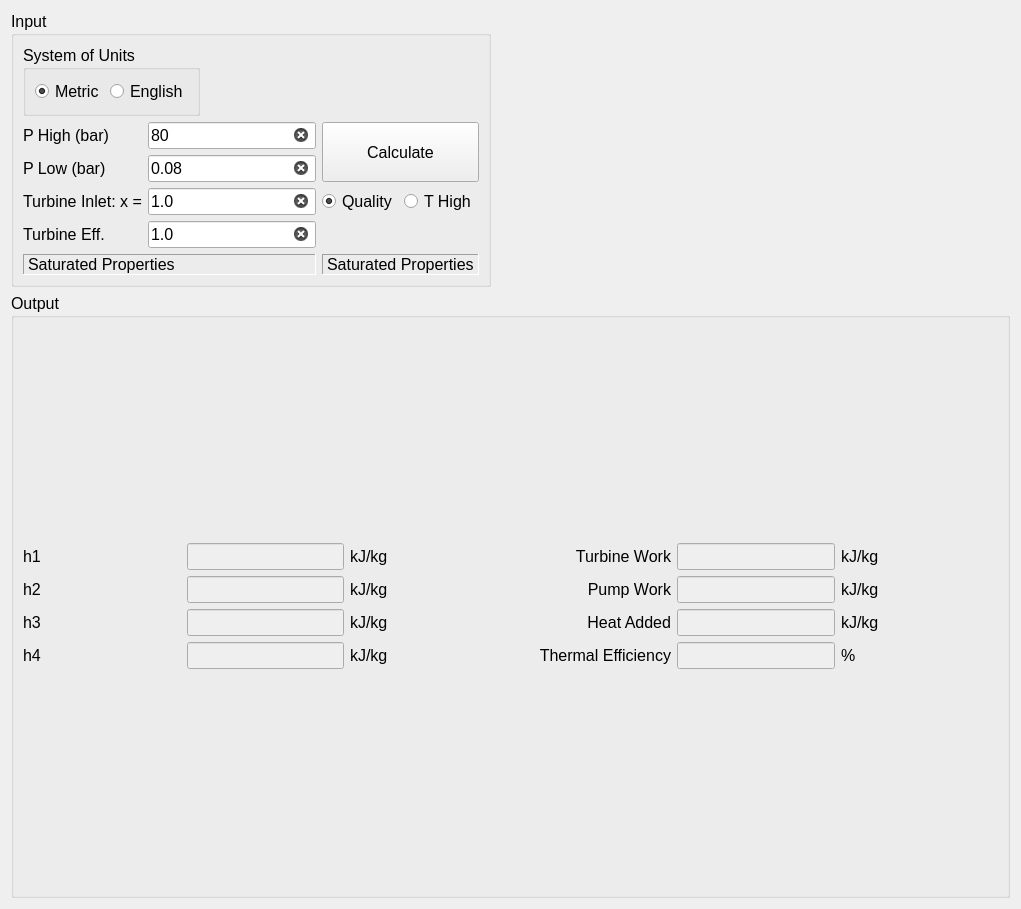
<?xml version="1.0" encoding="UTF-8"?>
<ui version="4.0">
 <class>Form</class>
 <widget class="QWidget" name="Form">
  <property name="geometry">
   <rect>
    <x>0</x>
    <y>0</y>
    <width>1021</width>
    <height>909</height>
   </rect>
  </property>
  <property name="windowTitle">
   <string>Form</string>
  </property>
  <layout class="QVBoxLayout" name="mainVerticalLayout">
   <item>
    <layout class="QVBoxLayout" name="widgetsVerticalLayout">
     <item>
      <widget class="QGroupBox" name="gb_Input">
       <property name="sizePolicy">
        <sizepolicy hsizetype="Preferred" vsizetype="Preferred">
         <horstretch>0</horstretch>
         <verstretch>0</verstretch>
        </sizepolicy>
       </property>
       <property name="font">
        <font>
         <pointsize>12</pointsize>
        </font>
       </property>
       <property name="title">
        <string>Input</string>
       </property>
       <layout class="QVBoxLayout" name="gb_InputVerticalLayout">
        <property name="sizeConstraint">
         <enum>QLayout::SetFixedSize</enum>
        </property>
        <item>
         <layout class="QGridLayout" name="gridLayoutInput">
          <item row="6" column="0">
           <widget class="QLabel" name="label">
            <property name="font">
             <font>
              <pointsize>12</pointsize>
             </font>
            </property>
            <property name="text">
             <string>Turbine Eff.</string>
            </property>
            <property name="textFormat">
             <enum>Qt::PlainText</enum>
            </property>
           </widget>
          </item>
          <item row="4" column="2">
           <widget class="QRadioButton" name="rdo_Quality">
            <property name="font">
             <font>
              <pointsize>12</pointsize>
             </font>
            </property>
            <property name="text">
             <string>Quality</string>
            </property>
            <property name="checked">
             <bool>true</bool>
            </property>
           </widget>
          </item>
          <item row="2" column="2" rowspan="2" colspan="2">
           <widget class="QPushButton" name="btn_Calculate">
            <property name="sizePolicy">
             <sizepolicy hsizetype="Minimum" vsizetype="Preferred">
              <horstretch>0</horstretch>
              <verstretch>0</verstretch>
             </sizepolicy>
            </property>
            <property name="font">
             <font>
              <pointsize>12</pointsize>
             </font>
            </property>
            <property name="text">
             <string>Calculate</string>
            </property>
           </widget>
          </item>
          <item row="3" column="0">
           <widget class="QLabel" name="lbl_PLow">
            <property name="sizePolicy">
             <sizepolicy hsizetype="Preferred" vsizetype="Preferred">
              <horstretch>0</horstretch>
              <verstretch>0</verstretch>
             </sizepolicy>
            </property>
            <property name="font">
             <font>
              <pointsize>12</pointsize>
             </font>
            </property>
            <property name="text">
             <string>P Low (bar)</string>
            </property>
           </widget>
          </item>
          <item row="4" column="3">
           <widget class="QRadioButton" name="rdo_THigh">
            <property name="font">
             <font>
              <pointsize>12</pointsize>
             </font>
            </property>
            <property name="text">
             <string>T High</string>
            </property>
           </widget>
          </item>
          <item row="2" column="1">
           <widget class="QLineEdit" name="le_PHigh">
            <property name="sizePolicy">
             <sizepolicy hsizetype="Preferred" vsizetype="Fixed">
              <horstretch>0</horstretch>
              <verstretch>0</verstretch>
             </sizepolicy>
            </property>
            <property name="maximumSize">
             <size>
              <width>200</width>
              <height>16777215</height>
             </size>
            </property>
            <property name="baseSize">
             <size>
              <width>100</width>
              <height>0</height>
             </size>
            </property>
            <property name="font">
             <font>
              <pointsize>12</pointsize>
             </font>
            </property>
            <property name="toolTip">
             <string>Enter the high pressure isobar pressure</string>
            </property>
            <property name="toolTipDuration">
             <number>1</number>
            </property>
            <property name="text">
             <string>80</string>
            </property>
            <property name="placeholderText">
             <string>enter a value for the high pressure isobar</string>
            </property>
            <property name="clearButtonEnabled">
             <bool>true</bool>
            </property>
           </widget>
          </item>
          <item row="4" column="0">
           <widget class="QLabel" name="lbl_TurbineInletCondition">
            <property name="sizePolicy">
             <sizepolicy hsizetype="Preferred" vsizetype="Preferred">
              <horstretch>0</horstretch>
              <verstretch>0</verstretch>
             </sizepolicy>
            </property>
            <property name="font">
             <font>
              <pointsize>12</pointsize>
             </font>
            </property>
            <property name="text">
             <string>Turbine Inlet: x =</string>
            </property>
           </widget>
          </item>
          <item row="4" column="1">
           <widget class="QLineEdit" name="le_TurbineInletCondition">
            <property name="sizePolicy">
             <sizepolicy hsizetype="Preferred" vsizetype="Fixed">
              <horstretch>0</horstretch>
              <verstretch>0</verstretch>
             </sizepolicy>
            </property>
            <property name="maximumSize">
             <size>
              <width>200</width>
              <height>16777215</height>
             </size>
            </property>
            <property name="baseSize">
             <size>
              <width>100</width>
              <height>0</height>
             </size>
            </property>
            <property name="font">
             <font>
              <pointsize>12</pointsize>
             </font>
            </property>
            <property name="text">
             <string>1.0</string>
            </property>
            <property name="clearButtonEnabled">
             <bool>true</bool>
            </property>
           </widget>
          </item>
          <item row="3" column="1">
           <widget class="QLineEdit" name="le_PLow">
            <property name="sizePolicy">
             <sizepolicy hsizetype="Preferred" vsizetype="Fixed">
              <horstretch>0</horstretch>
              <verstretch>0</verstretch>
             </sizepolicy>
            </property>
            <property name="maximumSize">
             <size>
              <width>200</width>
              <height>16777215</height>
             </size>
            </property>
            <property name="baseSize">
             <size>
              <width>100</width>
              <height>0</height>
             </size>
            </property>
            <property name="font">
             <font>
              <pointsize>12</pointsize>
             </font>
            </property>
            <property name="text">
             <string>0.08</string>
            </property>
            <property name="placeholderText">
             <string>enter a value for the low pressure isobar</string>
            </property>
            <property name="clearButtonEnabled">
             <bool>true</bool>
            </property>
           </widget>
          </item>
          <item row="1" column="0" colspan="2">
           <widget class="QGroupBox" name="gb_UnitsSystem">
            <property name="sizePolicy">
             <sizepolicy hsizetype="Fixed" vsizetype="Preferred">
              <horstretch>0</horstretch>
              <verstretch>0</verstretch>
             </sizepolicy>
            </property>
            <property name="title">
             <string>System of Units</string>
            </property>
            <layout class="QHBoxLayout" name="horizontalLayout">
             <item>
              <widget class="QRadioButton" name="rb_SI">
               <property name="text">
                <string>Metric</string>
               </property>
               <property name="checked">
                <bool>true</bool>
               </property>
              </widget>
             </item>
             <item>
              <widget class="QRadioButton" name="rb_English">
               <property name="text">
                <string>English</string>
               </property>
              </widget>
             </item>
            </layout>
           </widget>
          </item>
          <item row="7" column="0" colspan="2">
           <widget class="QLabel" name="lbl_SatPropHigh">
            <property name="font">
             <font>
              <pointsize>12</pointsize>
             </font>
            </property>
            <property name="frameShape">
             <enum>QFrame::Panel</enum>
            </property>
            <property name="frameShadow">
             <enum>QFrame::Sunken</enum>
            </property>
            <property name="text">
             <string>Saturated Properties</string>
            </property>
           </widget>
          </item>
          <item row="6" column="1">
           <widget class="QLineEdit" name="le_TurbineEff">
            <property name="sizePolicy">
             <sizepolicy hsizetype="Preferred" vsizetype="Fixed">
              <horstretch>0</horstretch>
              <verstretch>0</verstretch>
             </sizepolicy>
            </property>
            <property name="maximumSize">
             <size>
              <width>200</width>
              <height>16777215</height>
             </size>
            </property>
            <property name="baseSize">
             <size>
              <width>100</width>
              <height>0</height>
             </size>
            </property>
            <property name="font">
             <font>
              <pointsize>12</pointsize>
             </font>
            </property>
            <property name="text">
             <string>1.0</string>
            </property>
            <property name="placeholderText">
             <string>turbine isentropic efficiency 0.0&lt;eta&lt;=1.0</string>
            </property>
            <property name="clearButtonEnabled">
             <bool>true</bool>
            </property>
           </widget>
          </item>
          <item row="7" column="2" colspan="2">
           <widget class="QLabel" name="lbl_SatPropLow">
            <property name="font">
             <font>
              <pointsize>12</pointsize>
             </font>
            </property>
            <property name="frameShape">
             <enum>QFrame::Panel</enum>
            </property>
            <property name="frameShadow">
             <enum>QFrame::Sunken</enum>
            </property>
            <property name="text">
             <string>Saturated Properties</string>
            </property>
           </widget>
          </item>
          <item row="2" column="0">
           <widget class="QLabel" name="lbl_PHigh">
            <property name="sizePolicy">
             <sizepolicy hsizetype="Preferred" vsizetype="Preferred">
              <horstretch>0</horstretch>
              <verstretch>0</verstretch>
             </sizepolicy>
            </property>
            <property name="font">
             <font>
              <pointsize>12</pointsize>
             </font>
            </property>
            <property name="text">
             <string>P High (bar)</string>
            </property>
           </widget>
          </item>
         </layout>
        </item>
       </layout>
      </widget>
     </item>
     <item>
      <widget class="QGroupBox" name="gb_Output">
       <property name="sizePolicy">
        <sizepolicy hsizetype="Preferred" vsizetype="Preferred">
         <horstretch>1</horstretch>
         <verstretch>1</verstretch>
        </sizepolicy>
       </property>
       <property name="font">
        <font>
         <pointsize>12</pointsize>
        </font>
       </property>
       <property name="title">
        <string>Output</string>
       </property>
       <layout class="QGridLayout" name="gridLayout">
        <item row="0" column="0">
         <layout class="QGridLayout" name="gridLayoutOutput">
          <item row="2" column="1">
           <widget class="QLineEdit" name="le_H3">
            <property name="enabled">
             <bool>false</bool>
            </property>
            <property name="sizePolicy">
             <sizepolicy hsizetype="Preferred" vsizetype="Fixed">
              <horstretch>0</horstretch>
              <verstretch>0</verstretch>
             </sizepolicy>
            </property>
            <property name="maximumSize">
             <size>
              <width>200</width>
              <height>16777215</height>
             </size>
            </property>
            <property name="baseSize">
             <size>
              <width>0</width>
              <height>0</height>
             </size>
            </property>
            <property name="font">
             <font>
              <pointsize>12</pointsize>
             </font>
            </property>
           </widget>
          </item>
          <item row="2" column="2">
           <widget class="QLabel" name="lbl_H3Units">
            <property name="sizePolicy">
             <sizepolicy hsizetype="Preferred" vsizetype="Fixed">
              <horstretch>0</horstretch>
              <verstretch>0</verstretch>
             </sizepolicy>
            </property>
            <property name="font">
             <font>
              <pointsize>12</pointsize>
             </font>
            </property>
            <property name="text">
             <string>kJ/kg</string>
            </property>
           </widget>
          </item>
          <item row="0" column="0">
           <widget class="QLabel" name="label_2">
            <property name="sizePolicy">
             <sizepolicy hsizetype="Preferred" vsizetype="Fixed">
              <horstretch>0</horstretch>
              <verstretch>0</verstretch>
             </sizepolicy>
            </property>
            <property name="font">
             <font>
              <pointsize>12</pointsize>
             </font>
            </property>
            <property name="focusPolicy">
             <enum>Qt::WheelFocus</enum>
            </property>
            <property name="text">
             <string>h1</string>
            </property>
           </widget>
          </item>
          <item row="0" column="1">
           <widget class="QLineEdit" name="le_H1">
            <property name="enabled">
             <bool>false</bool>
            </property>
            <property name="sizePolicy">
             <sizepolicy hsizetype="Preferred" vsizetype="Fixed">
              <horstretch>0</horstretch>
              <verstretch>0</verstretch>
             </sizepolicy>
            </property>
            <property name="maximumSize">
             <size>
              <width>200</width>
              <height>16777215</height>
             </size>
            </property>
            <property name="baseSize">
             <size>
              <width>0</width>
              <height>0</height>
             </size>
            </property>
            <property name="font">
             <font>
              <pointsize>12</pointsize>
             </font>
            </property>
           </widget>
          </item>
          <item row="3" column="4">
           <widget class="QLineEdit" name="le_Efficiency">
            <property name="enabled">
             <bool>false</bool>
            </property>
            <property name="sizePolicy">
             <sizepolicy hsizetype="Preferred" vsizetype="Fixed">
              <horstretch>0</horstretch>
              <verstretch>0</verstretch>
             </sizepolicy>
            </property>
            <property name="maximumSize">
             <size>
              <width>200</width>
              <height>16777215</height>
             </size>
            </property>
            <property name="baseSize">
             <size>
              <width>0</width>
              <height>0</height>
             </size>
            </property>
            <property name="font">
             <font>
              <pointsize>12</pointsize>
             </font>
            </property>
           </widget>
          </item>
          <item row="1" column="5">
           <widget class="QLabel" name="lbl_PumpWorkUnits">
            <property name="sizePolicy">
             <sizepolicy hsizetype="Preferred" vsizetype="Fixed">
              <horstretch>0</horstretch>
              <verstretch>0</verstretch>
             </sizepolicy>
            </property>
            <property name="font">
             <font>
              <pointsize>12</pointsize>
             </font>
            </property>
            <property name="text">
             <string>kJ/kg</string>
            </property>
           </widget>
          </item>
          <item row="2" column="5">
           <widget class="QLabel" name="lbl_HeatAddedUnits">
            <property name="sizePolicy">
             <sizepolicy hsizetype="Preferred" vsizetype="Fixed">
              <horstretch>0</horstretch>
              <verstretch>0</verstretch>
             </sizepolicy>
            </property>
            <property name="font">
             <font>
              <pointsize>12</pointsize>
             </font>
            </property>
            <property name="text">
             <string>kJ/kg</string>
            </property>
           </widget>
          </item>
          <item row="1" column="1">
           <widget class="QLineEdit" name="le_H2">
            <property name="enabled">
             <bool>false</bool>
            </property>
            <property name="sizePolicy">
             <sizepolicy hsizetype="Preferred" vsizetype="Fixed">
              <horstretch>0</horstretch>
              <verstretch>0</verstretch>
             </sizepolicy>
            </property>
            <property name="maximumSize">
             <size>
              <width>200</width>
              <height>16777215</height>
             </size>
            </property>
            <property name="baseSize">
             <size>
              <width>0</width>
              <height>0</height>
             </size>
            </property>
            <property name="font">
             <font>
              <pointsize>12</pointsize>
             </font>
            </property>
           </widget>
          </item>
          <item row="3" column="1">
           <widget class="QLineEdit" name="le_H4">
            <property name="enabled">
             <bool>false</bool>
            </property>
            <property name="sizePolicy">
             <sizepolicy hsizetype="Preferred" vsizetype="Fixed">
              <horstretch>0</horstretch>
              <verstretch>0</verstretch>
             </sizepolicy>
            </property>
            <property name="maximumSize">
             <size>
              <width>200</width>
              <height>16777215</height>
             </size>
            </property>
            <property name="baseSize">
             <size>
              <width>0</width>
              <height>0</height>
             </size>
            </property>
            <property name="font">
             <font>
              <pointsize>12</pointsize>
             </font>
            </property>
           </widget>
          </item>
          <item row="2" column="4">
           <widget class="QLineEdit" name="le_HeatAdded">
            <property name="enabled">
             <bool>false</bool>
            </property>
            <property name="sizePolicy">
             <sizepolicy hsizetype="Preferred" vsizetype="Fixed">
              <horstretch>0</horstretch>
              <verstretch>0</verstretch>
             </sizepolicy>
            </property>
            <property name="maximumSize">
             <size>
              <width>200</width>
              <height>16777215</height>
             </size>
            </property>
            <property name="baseSize">
             <size>
              <width>0</width>
              <height>0</height>
             </size>
            </property>
            <property name="font">
             <font>
              <pointsize>12</pointsize>
             </font>
            </property>
           </widget>
          </item>
          <item row="1" column="2">
           <widget class="QLabel" name="lbl_H2Units">
            <property name="sizePolicy">
             <sizepolicy hsizetype="Preferred" vsizetype="Fixed">
              <horstretch>0</horstretch>
              <verstretch>0</verstretch>
             </sizepolicy>
            </property>
            <property name="font">
             <font>
              <pointsize>12</pointsize>
             </font>
            </property>
            <property name="text">
             <string>kJ/kg</string>
            </property>
           </widget>
          </item>
          <item row="0" column="4">
           <widget class="QLineEdit" name="le_TurbineWork">
            <property name="enabled">
             <bool>false</bool>
            </property>
            <property name="sizePolicy">
             <sizepolicy hsizetype="Preferred" vsizetype="Fixed">
              <horstretch>0</horstretch>
              <verstretch>0</verstretch>
             </sizepolicy>
            </property>
            <property name="maximumSize">
             <size>
              <width>200</width>
              <height>16777215</height>
             </size>
            </property>
            <property name="baseSize">
             <size>
              <width>0</width>
              <height>0</height>
             </size>
            </property>
            <property name="font">
             <font>
              <pointsize>12</pointsize>
             </font>
            </property>
           </widget>
          </item>
          <item row="3" column="2">
           <widget class="QLabel" name="lbl_H4Units">
            <property name="sizePolicy">
             <sizepolicy hsizetype="Preferred" vsizetype="Fixed">
              <horstretch>0</horstretch>
              <verstretch>0</verstretch>
             </sizepolicy>
            </property>
            <property name="font">
             <font>
              <pointsize>12</pointsize>
             </font>
            </property>
            <property name="text">
             <string>kJ/kg</string>
            </property>
           </widget>
          </item>
          <item row="1" column="4">
           <widget class="QLineEdit" name="le_PumpWork">
            <property name="enabled">
             <bool>false</bool>
            </property>
            <property name="sizePolicy">
             <sizepolicy hsizetype="Preferred" vsizetype="Fixed">
              <horstretch>0</horstretch>
              <verstretch>0</verstretch>
             </sizepolicy>
            </property>
            <property name="maximumSize">
             <size>
              <width>200</width>
              <height>16777215</height>
             </size>
            </property>
            <property name="baseSize">
             <size>
              <width>0</width>
              <height>0</height>
             </size>
            </property>
            <property name="font">
             <font>
              <pointsize>12</pointsize>
             </font>
            </property>
           </widget>
          </item>
          <item row="0" column="5">
           <widget class="QLabel" name="lbl_TurbineWorkUnits">
            <property name="sizePolicy">
             <sizepolicy hsizetype="Preferred" vsizetype="Fixed">
              <horstretch>0</horstretch>
              <verstretch>0</verstretch>
             </sizepolicy>
            </property>
            <property name="font">
             <font>
              <pointsize>12</pointsize>
             </font>
            </property>
            <property name="text">
             <string>kJ/kg</string>
            </property>
           </widget>
          </item>
          <item row="0" column="2">
           <widget class="QLabel" name="lbl_H1Units">
            <property name="sizePolicy">
             <sizepolicy hsizetype="Preferred" vsizetype="Fixed">
              <horstretch>0</horstretch>
              <verstretch>0</verstretch>
             </sizepolicy>
            </property>
            <property name="font">
             <font>
              <pointsize>12</pointsize>
             </font>
            </property>
            <property name="text">
             <string>kJ/kg</string>
            </property>
           </widget>
          </item>
          <item row="3" column="5">
           <widget class="QLabel" name="label_12">
            <property name="sizePolicy">
             <sizepolicy hsizetype="Preferred" vsizetype="Fixed">
              <horstretch>0</horstretch>
              <verstretch>0</verstretch>
             </sizepolicy>
            </property>
            <property name="font">
             <font>
              <pointsize>12</pointsize>
             </font>
            </property>
            <property name="text">
             <string>%</string>
            </property>
           </widget>
          </item>
          <item row="2" column="0">
           <widget class="QLabel" name="label_9">
            <property name="sizePolicy">
             <sizepolicy hsizetype="Preferred" vsizetype="Fixed">
              <horstretch>0</horstretch>
              <verstretch>0</verstretch>
             </sizepolicy>
            </property>
            <property name="font">
             <font>
              <pointsize>12</pointsize>
             </font>
            </property>
            <property name="text">
             <string>h3</string>
            </property>
           </widget>
          </item>
          <item row="3" column="3">
           <widget class="QLabel" name="label_10">
            <property name="sizePolicy">
             <sizepolicy hsizetype="Preferred" vsizetype="Fixed">
              <horstretch>0</horstretch>
              <verstretch>0</verstretch>
             </sizepolicy>
            </property>
            <property name="font">
             <font>
              <pointsize>12</pointsize>
             </font>
            </property>
            <property name="text">
             <string>Thermal Efficiency</string>
            </property>
            <property name="alignment">
             <set>Qt::AlignRight|Qt::AlignTrailing|Qt::AlignVCenter</set>
            </property>
           </widget>
          </item>
          <item row="1" column="0">
           <widget class="QLabel" name="label_5">
            <property name="sizePolicy">
             <sizepolicy hsizetype="Preferred" vsizetype="Fixed">
              <horstretch>0</horstretch>
              <verstretch>0</verstretch>
             </sizepolicy>
            </property>
            <property name="font">
             <font>
              <pointsize>12</pointsize>
             </font>
            </property>
            <property name="text">
             <string>h2</string>
            </property>
           </widget>
          </item>
          <item row="2" column="3">
           <widget class="QLabel" name="label_11">
            <property name="sizePolicy">
             <sizepolicy hsizetype="Preferred" vsizetype="Fixed">
              <horstretch>0</horstretch>
              <verstretch>0</verstretch>
             </sizepolicy>
            </property>
            <property name="font">
             <font>
              <pointsize>12</pointsize>
             </font>
            </property>
            <property name="text">
             <string>Heat Added</string>
            </property>
            <property name="alignment">
             <set>Qt::AlignRight|Qt::AlignTrailing|Qt::AlignVCenter</set>
            </property>
           </widget>
          </item>
          <item row="0" column="3">
           <widget class="QLabel" name="label_14">
            <property name="sizePolicy">
             <sizepolicy hsizetype="Preferred" vsizetype="Fixed">
              <horstretch>0</horstretch>
              <verstretch>0</verstretch>
             </sizepolicy>
            </property>
            <property name="font">
             <font>
              <pointsize>12</pointsize>
             </font>
            </property>
            <property name="text">
             <string>Turbine Work</string>
            </property>
            <property name="alignment">
             <set>Qt::AlignRight|Qt::AlignTrailing|Qt::AlignVCenter</set>
            </property>
           </widget>
          </item>
          <item row="3" column="0">
           <widget class="QLabel" name="label_7">
            <property name="sizePolicy">
             <sizepolicy hsizetype="Preferred" vsizetype="Fixed">
              <horstretch>0</horstretch>
              <verstretch>0</verstretch>
             </sizepolicy>
            </property>
            <property name="font">
             <font>
              <pointsize>12</pointsize>
             </font>
            </property>
            <property name="text">
             <string>h4</string>
            </property>
           </widget>
          </item>
          <item row="1" column="3">
           <widget class="QLabel" name="label_15">
            <property name="sizePolicy">
             <sizepolicy hsizetype="Preferred" vsizetype="Fixed">
              <horstretch>0</horstretch>
              <verstretch>0</verstretch>
             </sizepolicy>
            </property>
            <property name="font">
             <font>
              <pointsize>12</pointsize>
             </font>
            </property>
            <property name="text">
             <string>Pump Work</string>
            </property>
            <property name="alignment">
             <set>Qt::AlignRight|Qt::AlignTrailing|Qt::AlignVCenter</set>
            </property>
           </widget>
          </item>
         </layout>
        </item>
       </layout>
      </widget>
     </item>
    </layout>
   </item>
  </layout>
 </widget>
 <resources/>
 <connections/>
</ui>
